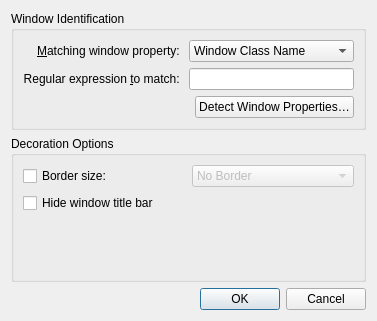
<?xml version="1.0" encoding="UTF-8"?>
<ui version="4.0">
 <class>ProteaExceptionDialog</class>
 <widget class="QDialog" name="ProteaExceptionDialog">
  <property name="geometry">
   <rect>
    <x>0</x>
    <y>0</y>
    <width>362</width>
    <height>321</height>
   </rect>
  </property>
  <property name="windowTitle">
   <string>Dialog</string>
  </property>
  <layout class="QVBoxLayout" name="verticalLayout">
   <item>
    <widget class="QGroupBox" name="groupBox">
     <property name="title">
      <string>Window Identification</string>
     </property>
     <layout class="QGridLayout" name="gridLayout_2">
      <item row="0" column="0">
       <widget class="QLabel" name="label">
        <property name="text">
         <string>&amp;Matching window property: </string>
        </property>
        <property name="alignment">
         <set>Qt::AlignRight|Qt::AlignTrailing|Qt::AlignVCenter</set>
        </property>
        <property name="buddy">
         <cstring>exceptionType</cstring>
        </property>
       </widget>
      </item>
      <item row="1" column="0">
       <widget class="QLabel" name="label_2">
        <property name="text">
         <string>Regular expression &amp;to match: </string>
        </property>
        <property name="alignment">
         <set>Qt::AlignRight|Qt::AlignTrailing|Qt::AlignVCenter</set>
        </property>
        <property name="buddy">
         <cstring>exceptionEditor</cstring>
        </property>
       </widget>
      </item>
      <item row="2" column="2">
       <widget class="QPushButton" name="detectDialogButton">
        <property name="text">
         <string>Detect Window Properties…</string>
        </property>
       </widget>
      </item>
      <item row="1" column="1" colspan="2">
       <widget class="QLineEdit" name="exceptionEditor">
        <property name="showClearButton" stdset="0">
         <bool>true</bool>
        </property>
       </widget>
      </item>
      <item row="0" column="1" colspan="2">
       <widget class="QComboBox" name="exceptionType">
        <item>
         <property name="text">
          <string>Window Class Name</string>
         </property>
        </item>
        <item>
         <property name="text">
          <string>Window Title</string>
         </property>
        </item>
       </widget>
      </item>
     </layout>
    </widget>
   </item>
   <item>
    <widget class="QGroupBox" name="groupBox_2">
     <property name="title">
      <string>Decoration Options</string>
     </property>
     <layout class="QGridLayout" name="gridLayout_3">
      <item row="0" column="0">
       <widget class="QCheckBox" name="borderSizeCheckBox">
        <property name="text">
         <string>Border size:</string>
        </property>
       </widget>
      </item>
      <item row="2" column="0" colspan="2">
       <widget class="QCheckBox" name="hideTitleBar">
        <property name="text">
         <string>Hide window title bar</string>
        </property>
       </widget>
      </item>
      <item row="0" column="1">
       <widget class="QComboBox" name="borderSizeComboBox">
        <property name="enabled">
         <bool>false</bool>
        </property>
        <item>
         <property name="text">
          <string comment="@item:inlistbox Border size:">No Border</string>
         </property>
        </item>
        <item>
         <property name="text">
          <string comment="@item:inlistbox Border size:">No Side Borders</string>
         </property>
        </item>
        <item>
         <property name="text">
          <string comment="@item:inlistbox Border size:">Tiny</string>
         </property>
        </item>
        <item>
         <property name="text">
          <string comment="@item:inlistbox Border size:">Normal</string>
         </property>
        </item>
        <item>
         <property name="text">
          <string comment="@item:inlistbox Border size:">Large</string>
         </property>
        </item>
        <item>
         <property name="text">
          <string comment="@item:inlistbox Border size:">Very Large</string>
         </property>
        </item>
        <item>
         <property name="text">
          <string comment="@item:inlistbox Border size:">Huge</string>
         </property>
        </item>
        <item>
         <property name="text">
          <string comment="@item:inlistbox Border size:">Very Huge</string>
         </property>
        </item>
        <item>
         <property name="text">
          <string comment="@item:inlistbox Border size:">Oversized</string>
         </property>
        </item>
       </widget>
      </item>
      <item row="3" column="0" colspan="2">
       <spacer name="verticalSpacer">
        <property name="orientation">
         <enum>Qt::Vertical</enum>
        </property>
        <property name="sizeHint" stdset="0">
         <size>
          <width>20</width>
          <height>40</height>
         </size>
        </property>
       </spacer>
      </item>
     </layout>
    </widget>
   </item>
   <item>
    <widget class="QDialogButtonBox" name="buttonBox">
     <property name="orientation">
      <enum>Qt::Horizontal</enum>
     </property>
     <property name="standardButtons">
      <set>QDialogButtonBox::Cancel|QDialogButtonBox::Ok</set>
     </property>
    </widget>
   </item>
  </layout>
 </widget>
 <resources/>
 <connections>
  <connection>
   <sender>buttonBox</sender>
   <signal>accepted()</signal>
   <receiver>ProteaExceptionDialog</receiver>
   <slot>accept()</slot>
   <hints>
    <hint type="sourcelabel">
     <x>252</x>
     <y>342</y>
    </hint>
    <hint type="destinationlabel">
     <x>157</x>
     <y>274</y>
    </hint>
   </hints>
  </connection>
  <connection>
   <sender>buttonBox</sender>
   <signal>rejected()</signal>
   <receiver>ProteaExceptionDialog</receiver>
   <slot>reject()</slot>
   <hints>
    <hint type="sourcelabel">
     <x>320</x>
     <y>342</y>
    </hint>
    <hint type="destinationlabel">
     <x>286</x>
     <y>274</y>
    </hint>
   </hints>
  </connection>
  <connection>
   <sender>borderSizeCheckBox</sender>
   <signal>toggled(bool)</signal>
   <receiver>borderSizeComboBox</receiver>
   <slot>setEnabled(bool)</slot>
   <hints>
    <hint type="sourcelabel">
     <x>125</x>
     <y>162</y>
    </hint>
    <hint type="destinationlabel">
     <x>316</x>
     <y>163</y>
    </hint>
   </hints>
  </connection>
 </connections>
</ui>
